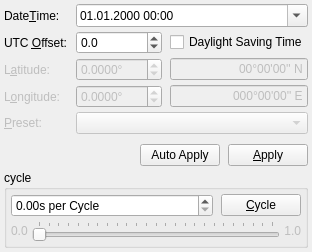
<?xml version="1.0" encoding="UTF-8"?>
<ui version="4.0">
 <class>DateTimeWidget</class>
 <widget class="QWidget" name="DateTimeWidget">
  <property name="geometry">
   <rect>
    <x>0</x>
    <y>0</y>
    <width>280</width>
    <height>242</height>
   </rect>
  </property>
  <property name="windowTitle">
   <string>DateTime and Location</string>
  </property>
  <layout class="QGridLayout" name="gridLayout_3">
   <property name="horizontalSpacing">
    <number>8</number>
   </property>
   <property name="verticalSpacing">
    <number>4</number>
   </property>
   <property name="margin">
    <number>4</number>
   </property>
   <item row="6" column="0" colspan="3">
    <widget class="QGroupBox" name="cycleGroupBox">
     <property name="title">
      <string>cycle</string>
     </property>
     <layout class="QGridLayout" name="gridLayout">
      <property name="horizontalSpacing">
       <number>8</number>
      </property>
      <property name="verticalSpacing">
       <number>4</number>
      </property>
      <property name="margin">
       <number>4</number>
      </property>
      <item row="0" column="0">
       <widget class="QDoubleSpinBox" name="secondsPerCycleDoubleSpinBox">
        <property name="sizePolicy">
         <sizepolicy hsizetype="Expanding" vsizetype="Fixed">
          <horstretch>0</horstretch>
          <verstretch>0</verstretch>
         </sizepolicy>
        </property>
        <property name="accelerated">
         <bool>true</bool>
        </property>
        <property name="suffix">
         <string>s per Cycle</string>
        </property>
        <property name="maximum">
         <double>86400.000000000000000</double>
        </property>
       </widget>
      </item>
      <item row="0" column="1">
       <widget class="QPushButton" name="cyclePushButton">
        <property name="text">
         <string>&amp;Cycle</string>
        </property>
        <property name="checkable">
         <bool>true</bool>
        </property>
       </widget>
      </item>
      <item row="1" column="0" colspan="2">
       <layout class="QHBoxLayout" name="horizontalLayout">
        <property name="spacing">
         <number>4</number>
        </property>
        <item>
         <widget class="QLabel" name="label00">
          <property name="enabled">
           <bool>false</bool>
          </property>
          <property name="text">
           <string>0.0</string>
          </property>
         </widget>
        </item>
        <item>
         <widget class="QSlider" name="timeSlider">
          <property name="maximum">
           <number>1440</number>
          </property>
          <property name="pageStep">
           <number>15</number>
          </property>
          <property name="tracking">
           <bool>true</bool>
          </property>
          <property name="orientation">
           <enum>Qt::Horizontal</enum>
          </property>
          <property name="tickPosition">
           <enum>QSlider::TicksAbove</enum>
          </property>
          <property name="tickInterval">
           <number>60</number>
          </property>
         </widget>
        </item>
        <item>
         <widget class="QLabel" name="label10">
          <property name="enabled">
           <bool>false</bool>
          </property>
          <property name="text">
           <string>1.0</string>
          </property>
          <property name="alignment">
           <set>Qt::AlignRight|Qt::AlignTrailing|Qt::AlignVCenter</set>
          </property>
         </widget>
        </item>
       </layout>
      </item>
     </layout>
    </widget>
   </item>
   <item row="5" column="0" colspan="3">
    <layout class="QGridLayout" name="gridLayout_2">
     <property name="topMargin">
      <number>6</number>
     </property>
     <property name="horizontalSpacing">
      <number>8</number>
     </property>
     <property name="verticalSpacing">
      <number>4</number>
     </property>
     <item row="1" column="0">
      <spacer name="horizontalSpacer">
       <property name="orientation">
        <enum>Qt::Horizontal</enum>
       </property>
       <property name="sizeHint" stdset="0">
        <size>
         <width>104</width>
         <height>20</height>
        </size>
       </property>
      </spacer>
     </item>
     <item row="1" column="2">
      <widget class="QPushButton" name="applyPushButton">
       <property name="text">
        <string>&amp;Apply</string>
       </property>
       <property name="checkable">
        <bool>false</bool>
       </property>
      </widget>
     </item>
     <item row="1" column="1">
      <widget class="QPushButton" name="autoApplyPushButton">
       <property name="text">
        <string>Auto Apply</string>
       </property>
       <property name="checkable">
        <bool>true</bool>
       </property>
      </widget>
     </item>
    </layout>
   </item>
   <item row="0" column="0">
    <widget class="QLabel" name="dateTimeLabel">
     <property name="text">
      <string>Date&amp;Time:</string>
     </property>
     <property name="buddy">
      <cstring>dateTimeEdit</cstring>
     </property>
    </widget>
   </item>
   <item row="3" column="2">
    <widget class="QLineEdit" name="longitudeLineEdit">
     <property name="enabled">
      <bool>false</bool>
     </property>
     <property name="inputMask">
      <string>999°99'99'' A; </string>
     </property>
     <property name="text">
      <string>000°00'00'' E</string>
     </property>
     <property name="alignment">
      <set>Qt::AlignRight|Qt::AlignTrailing|Qt::AlignVCenter</set>
     </property>
    </widget>
   </item>
   <item row="7" column="1">
    <spacer name="verticalSpacer">
     <property name="orientation">
      <enum>Qt::Vertical</enum>
     </property>
     <property name="sizeHint" stdset="0">
      <size>
       <width>20</width>
       <height>40</height>
      </size>
     </property>
    </spacer>
   </item>
   <item row="2" column="2">
    <widget class="QLineEdit" name="latitudeLineEdit">
     <property name="enabled">
      <bool>false</bool>
     </property>
     <property name="inputMask">
      <string>99°99'99'' A; </string>
     </property>
     <property name="text">
      <string>00°00'00'' N</string>
     </property>
     <property name="alignment">
      <set>Qt::AlignRight|Qt::AlignTrailing|Qt::AlignVCenter</set>
     </property>
    </widget>
   </item>
   <item row="0" column="1" colspan="2">
    <widget class="QDateTimeEdit" name="dateTimeEdit">
     <property name="displayFormat">
      <string>dd.MM.yyyy HH:mm</string>
     </property>
     <property name="calendarPopup">
      <bool>true</bool>
     </property>
    </widget>
   </item>
   <item row="3" column="0">
    <widget class="QLabel" name="longitudeLabel">
     <property name="enabled">
      <bool>false</bool>
     </property>
     <property name="text">
      <string>L&amp;ongitude:</string>
     </property>
     <property name="buddy">
      <cstring>longitudeDoubleSpinBox</cstring>
     </property>
    </widget>
   </item>
   <item row="2" column="0">
    <widget class="QLabel" name="latitudeLabel">
     <property name="enabled">
      <bool>false</bool>
     </property>
     <property name="text">
      <string>L&amp;atitude:</string>
     </property>
     <property name="buddy">
      <cstring>latitudeDoubleSpinBox</cstring>
     </property>
    </widget>
   </item>
   <item row="3" column="1">
    <widget class="QDoubleSpinBox" name="longitudeDoubleSpinBox">
     <property name="enabled">
      <bool>false</bool>
     </property>
     <property name="suffix">
      <string>°</string>
     </property>
     <property name="decimals">
      <number>4</number>
     </property>
     <property name="minimum">
      <double>-180.000000000000000</double>
     </property>
     <property name="maximum">
      <double>180.000000000000000</double>
     </property>
    </widget>
   </item>
   <item row="2" column="1">
    <widget class="QDoubleSpinBox" name="latitudeDoubleSpinBox">
     <property name="enabled">
      <bool>false</bool>
     </property>
     <property name="suffix">
      <string>°</string>
     </property>
     <property name="decimals">
      <number>4</number>
     </property>
     <property name="minimum">
      <double>-90.000000000000000</double>
     </property>
     <property name="maximum">
      <double>90.000000000000000</double>
     </property>
    </widget>
   </item>
   <item row="4" column="1" colspan="2">
    <widget class="QComboBox" name="presetComboBox">
     <property name="enabled">
      <bool>false</bool>
     </property>
    </widget>
   </item>
   <item row="4" column="0">
    <widget class="QLabel" name="presetLabel">
     <property name="enabled">
      <bool>false</bool>
     </property>
     <property name="text">
      <string>&amp;Preset:</string>
     </property>
     <property name="buddy">
      <cstring>presetComboBox</cstring>
     </property>
    </widget>
   </item>
   <item row="1" column="0">
    <widget class="QLabel" name="utcOffsetLabel">
     <property name="text">
      <string>UTC &amp;Offset:</string>
     </property>
     <property name="buddy">
      <cstring>utcOffsetDoubleSpinBox</cstring>
     </property>
    </widget>
   </item>
   <item row="1" column="1">
    <widget class="QDoubleSpinBox" name="utcOffsetDoubleSpinBox">
     <property name="decimals">
      <number>1</number>
     </property>
     <property name="minimum">
      <double>-12.000000000000000</double>
     </property>
     <property name="maximum">
      <double>12.000000000000000</double>
     </property>
    </widget>
   </item>
   <item row="1" column="2">
    <widget class="QCheckBox" name="daylightSavingTimeCheckBox">
     <property name="text">
      <string>Daylight Saving Time</string>
     </property>
    </widget>
   </item>
  </layout>
 </widget>
 <tabstops>
  <tabstop>dateTimeEdit</tabstop>
  <tabstop>latitudeDoubleSpinBox</tabstop>
  <tabstop>latitudeLineEdit</tabstop>
  <tabstop>longitudeDoubleSpinBox</tabstop>
  <tabstop>longitudeLineEdit</tabstop>
  <tabstop>presetComboBox</tabstop>
  <tabstop>autoApplyPushButton</tabstop>
  <tabstop>applyPushButton</tabstop>
  <tabstop>secondsPerCycleDoubleSpinBox</tabstop>
  <tabstop>cyclePushButton</tabstop>
  <tabstop>timeSlider</tabstop>
 </tabstops>
 <resources/>
 <connections>
  <connection>
   <sender>autoApplyPushButton</sender>
   <signal>toggled(bool)</signal>
   <receiver>applyPushButton</receiver>
   <slot>setDisabled(bool)</slot>
   <hints>
    <hint type="sourcelabel">
     <x>116</x>
     <y>98</y>
    </hint>
    <hint type="destinationlabel">
     <x>175</x>
     <y>101</y>
    </hint>
   </hints>
  </connection>
 </connections>
</ui>
